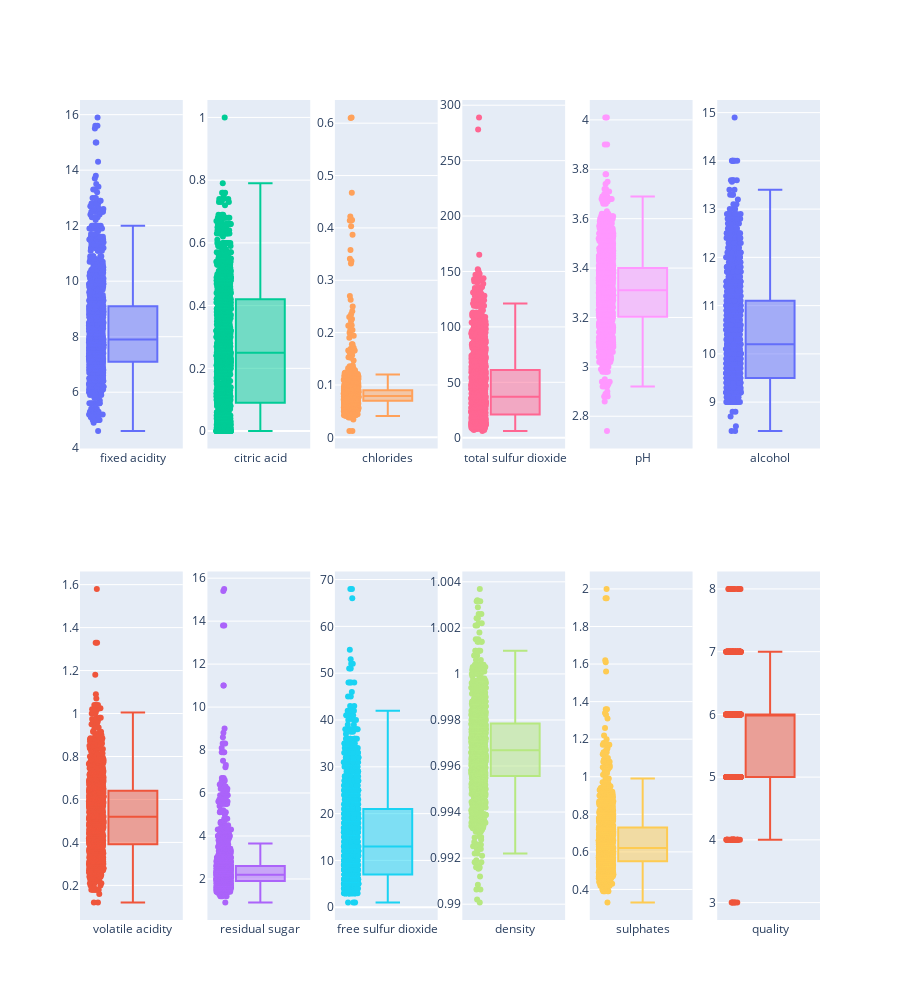

The code cell stored with this chart in its notebook:
### Markdown cell above
Now, let's visualize the distrubution of the data using Boxplots.

### Code cell
from plotly.subplots import make_subplots

fig = make_subplots(rows = 2, cols = len(data.columns)//2)

for i, var in enumerate(data.columns):
    fig.add_trace(graph_objects.Box(y = data[var], name = var), row = i%2+1, col = i//2+1)

fig.update_traces(boxpoints = 'all', jitter = 0.3)
fig.update_layout(height = 1000, showlegend = False)
fig.show()

### Figure 1 — Plotly figure (JSON) as saved in the notebook; plotly's stock layout.template omitted (floating-point values rounded to 4 significant figures; data arrays with more than 128 entries replaced by an {"elided": "..."} marker saying what was removed)
{"data": [{"boxpoints": "all", "jitter": 0.3, "name": "fixed acidity", "type": "box", "xaxis": "x", "y": {"elided": "1143 float values"}, "yaxis": "y"}, {"boxpoints": "all", "jitter": 0.3, "name": "volatile acidity", "type": "box", "xaxis": "x7", "y": {"elided": "1143 float values"}, "yaxis": "y7"}, {"boxpoints": "all", "jitter": 0.3, "name": "citric acid", "type": "box", "xaxis": "x2", "y": {"elided": "1143 float values"}, "yaxis": "y2"}, {"boxpoints": "all", "jitter": 0.3, "name": "residual sugar", "type": "box", "xaxis": "x8", "y": {"elided": "1143 float values"}, "yaxis": "y8"}, {"boxpoints": "all", "jitter": 0.3, "name": "chlorides", "type": "box", "xaxis": "x3", "y": {"elided": "1143 float values"}, "yaxis": "y3"}, {"boxpoints": "all", "jitter": 0.3, "name": "free sulfur dioxide", "type": "box", "xaxis": "x9", "y": {"elided": "1143 float values"}, "yaxis": "y9"}, {"boxpoints": "all", "jitter": 0.3, "name": "total sulfur dioxide", "type": "box", "xaxis": "x4", "y": {"elided": "1143 float values"}, "yaxis": "y4"}, {"boxpoints": "all", "jitter": 0.3, "name": "density", "type": "box", "xaxis": "x10", "y": {"elided": "1143 float values"}, "yaxis": "y10"}, {"boxpoints": "all", "jitter": 0.3, "name": "pH", "type": "box", "xaxis": "x5", "y": {"elided": "1143 float values"}, "yaxis": "y5"}, {"boxpoints": "all", "jitter": 0.3, "name": "sulphates", "type": "box", "xaxis": "x11", "y": {"elided": "1143 float values"}, "yaxis": "y11"}, {"boxpoints": "all", "jitter": 0.3, "name": "alcohol", "type": "box", "xaxis": "x6", "y": {"elided": "1143 float values"}, "yaxis": "y6"}, {"boxpoints": "all", "jitter": 0.3, "name": "quality", "type": "box", "xaxis": "x12", "y": {"elided": "1143 int values"}, "yaxis": "y12"}], "layout": {"height": 1000, "showlegend": false, "xaxis": {"anchor": "y", "domain": [0, 0.1389]}, "xaxis10": {"anchor": "y10", "domain": [0.5167, 0.6556]}, "xaxis11": {"anchor": "y11", "domain": [0.6889, 0.8278]}, "xaxis12": {"anchor": "y12", "domain": [0.8611, 1]}, "xaxis2": {"anchor": "y2", "domain": [0.1722, 0.3111]}, "xaxis3": {"anchor": "y3", "domain": [0.3444, 0.4833]}, "xaxis4": {"anchor": "y4", "domain": [0.5167, 0.6556]}, "xaxis5": {"anchor": "y5", "domain": [0.6889, 0.8278]}, "xaxis6": {"anchor": "y6", "domain": [0.8611, 1]}, "xaxis7": {"anchor": "y7", "domain": [0, 0.1389]}, "xaxis8": {"anchor": "y8", "domain": [0.1722, 0.3111]}, "xaxis9": {"anchor": "y9", "domain": [0.3444, 0.4833]}, "yaxis": {"anchor": "x", "domain": [0.575, 1]}, "yaxis10": {"anchor": "x10", "domain": [0, 0.425]}, "yaxis11": {"anchor": "x11", "domain": [0, 0.425]}, "yaxis12": {"anchor": "x12", "domain": [0, 0.425]}, "yaxis2": {"anchor": "x2", "domain": [0.575, 1]}, "yaxis3": {"anchor": "x3", "domain": [0.575, 1]}, "yaxis4": {"anchor": "x4", "domain": [0.575, 1]}, "yaxis5": {"anchor": "x5", "domain": [0.575, 1]}, "yaxis6": {"anchor": "x6", "domain": [0.575, 1]}, "yaxis7": {"anchor": "x7", "domain": [0, 0.425]}, "yaxis8": {"anchor": "x8", "domain": [0, 0.425]}, "yaxis9": {"anchor": "x9", "domain": [0, 0.425]}}}
